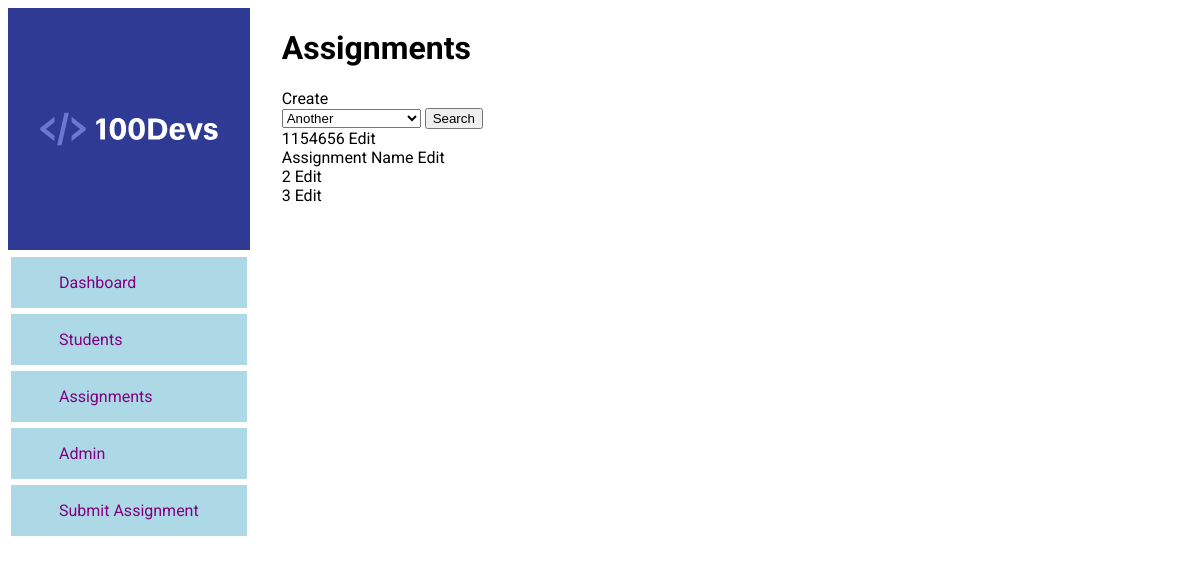
Page /assignments/ on the earlier database version.
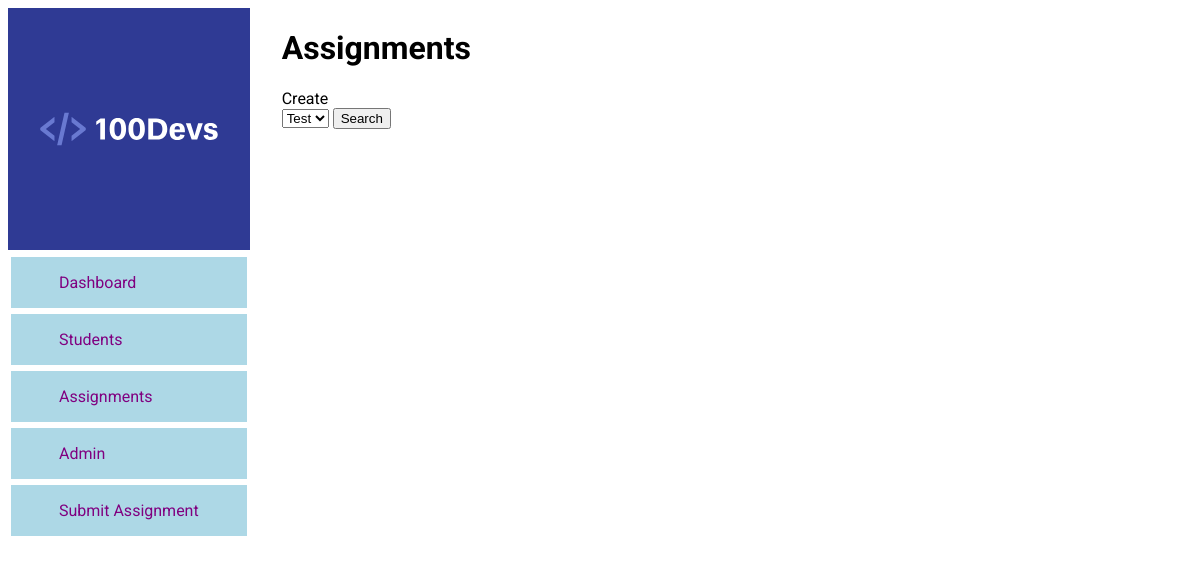
Same page on the later database version.
### main/models.py (models this page shows, shortened)
class Assignment(models.Model):
    name = models.CharField(max_length=200)
    description = models.TextField(blank=True, null=True)
    class_num = models.CharField(max_length=100) #character just in case
    link_description = models.TextField()
    cohort = models.ForeignKey(Cohort, on_delete=models.SET_NULL, null=True, default=get_current_cohort)

### main/views.py (the view)
# urls.py: path('assignments/', views.assignments, name="assignments"),
def assignments(request):
    cohort_id = request.GET.get('cohort_id')
    cohorts = Cohort.objects.all()
    if cohort_id:
        assignments = Assignment.objects.filter(cohort = cohort_id)
        selected_cohort = cohort_id
    else:
        selected_cohort = General.objects.get(id=1).current_cohort
        assignments = Assignment.objects.filter(cohort = selected_cohort)
    context = {
        "assignments": assignments,
        "cohorts": cohorts,
        "selected_cohort": selected_cohort
    }
    return render(request, 'assignments.html', context)

### main/templates/assignments.html
{% extends 'main.html' %}
{% block content %}
<h1>Assignments</h1>
<a href="{% url 'assignment-create' %}">Create</a>
<form action="{% url 'assignments' %}" method="GET">
    <select name="cohort_id">
        {% for cohort in cohorts %}
            <option value="{{cohort.id}}" {% if cohort.id == selected_cohort.id %} selected {% endif %}>{{cohort.name}}</option>
        {% endfor %}
    </select>
    <button>Search</button>
</form>
<ul>
    {% for assignment in assignments %}
    <li>{{assignment.name}} <a href="{% url 'assignment-edit' assignment.id %}">Edit</a></li>
    {% endfor %}
</ul>
{% endblock content %}

### templates/main.html (shortened to what this page needs)
<!DOCTYPE html>
{% load static %}
<html lang="en">
<head>
    <link rel="stylesheet" href="{% static 'css/main.css' %}?version=3">
</head>
<body>
    {% include 'sidebar.html' %}
    <main>
    {% block content %}
    {% endblock %}
    </main>
</body>
</html>

### templates/sidebar.html
{% load static %}
<nav>
    <div><img src="{% static 'images/logo.svg' %}" ></div>
    <ul>
        <li class="navLink"><a href="{% url 'students' %}">Dashboard</a></li>
        <li class="navLink"><a href="{% url 'students' %}">Students</a></li>
        <li class="navLink"><a href="{% url 'assignments' %}">Assignments</a></li>
        <li class="navLink"><a href="{% url 'admin' %}">Admin</a></li>
        <li class="navLink"><a href="{% url 'submit-assignment' %}">Submit Assignment</a></li>
    </ul>
</nav>

### static/css/main.css (style rules this page uses)
body { display: flex; flex-direction: row; font-family: 'Roboto', sans-serif; }
a, a:hover, a:focus, a:active { text-decoration: none; color: black; }
ul { list-style-type: none; margin: 0; padding: 0; }
nav ul { display: flex; flex-direction: column; }
.navLink a { display: block; color: purple; padding: 1rem 3rem; margin: 3px; background-color: lightblue; }
main { margin-left: 2rem; }

Differences in the rows shown:
removed Assignment: name "1154656"
removed Assignment: name "Assignment Name"
removed Assignment: name "2"
removed Assignment: name "3"
Other differences:
form field cohort_id: "Another" → "Test"
